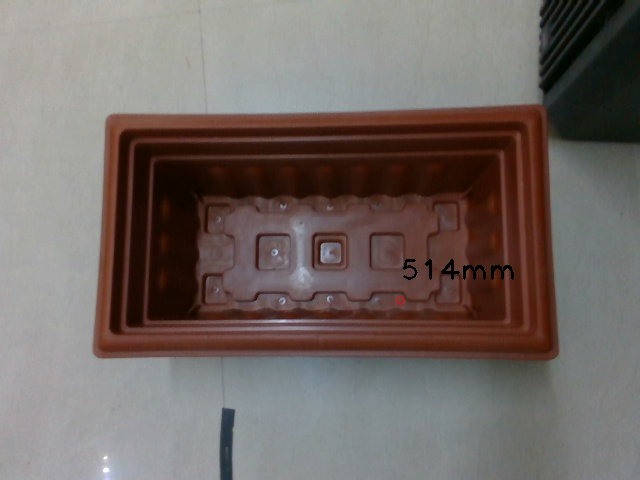
#> input picture Flower_Carpet_Task_Allocator/Test_Images/2021_08_31-03_20_53_PM_abox.jpg, 640 x 480 px, given in place of test.png, which was not available
$ python Flower_carpet_2.py
#> lines starting #> are read from the running program, lines starting #| are printed output that depends on the picture; pictures that were not available may be replaced by others from this repository, and a replacement may not be noted
# -*- coding: utf-8 -*-
"""
Created on Tue Aug 31 18:59:00 2021

@author: Tharun V.P
"""

# import the necessary packages
import argparse
import imutils
import cv2
import numpy as np
import os
import cv2
import matplotlib.pyplot as plt


# Python program to identify
#color in images

# Importing the libraries OpenCV and numpy
import cv2
import numpy as np

# Read the images
img = cv2.imread('test.png')
#> img is the input picture: shape (480, 640, 3); mean B, G, R 101.3, 105.2, 114.8
#img = cv2.resize(img, (700, 600))

blurred = cv2.GaussianBlur(img, (5, 5), 0)
thresh = cv2.threshold(blurred, 60, 255, cv2.THRESH_BINARY)[1]
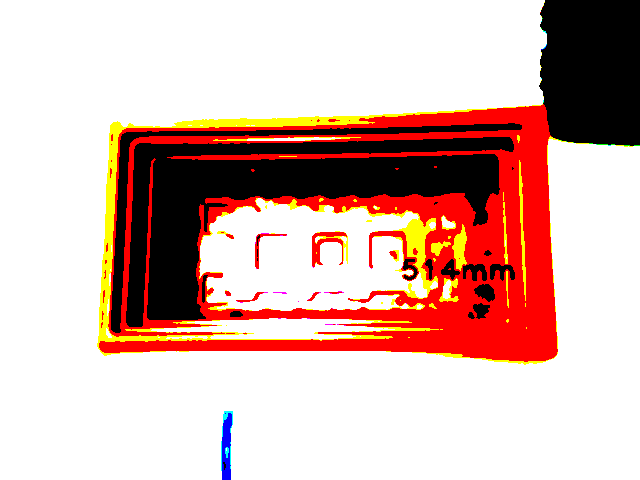
#> thresh: shape (480, 640, 3); mean B, G, R 173.1, 180.6, 215.3

# Resizing the image
image = cv2.resize(img, (700, 600))
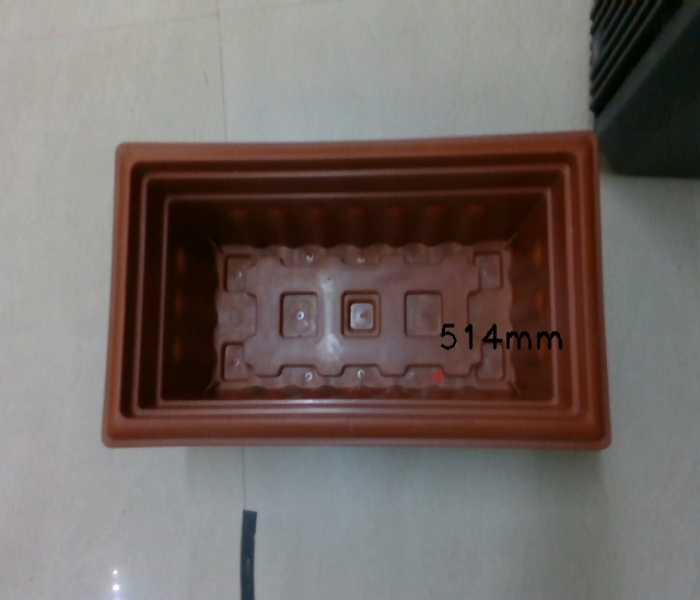
#> image: shape (600, 700, 3); mean B, G, R 101.2, 105.1, 114.7
image = img

image

# Convert Image to Image HSV
hsv = cv2.cvtColor(image, cv2.COLOR_BGR2HSV)
#> hsv: shape (480, 640, 3); mean H, S, V 52.9, 66.5, 117.6

# Defining lower and upper bound HSV values
lower = np.array([55, 100, 50])
upper = np.array([75, 255, 255])

# Defining mask for detecting color
mask = cv2.inRange(hsv, lower, upper)
#> mask: shape (480, 640); every value is 0

# Display Image and Mask
cv2.imshow("Image", image)
cv2.imshow("Mask", mask)
cv2
# Make python sleep for unlimited time
cv2.waitKey(0)


# [8 lines of commented-out code are left out]
for i in range(0, 4):
#> (the run stopped early here; a loop or call above may not have finished)

$ run again, on Flower_Carpet_Task_Allocator/Test_Images/2021_08_31-03_20_58_PM_abox.jpg
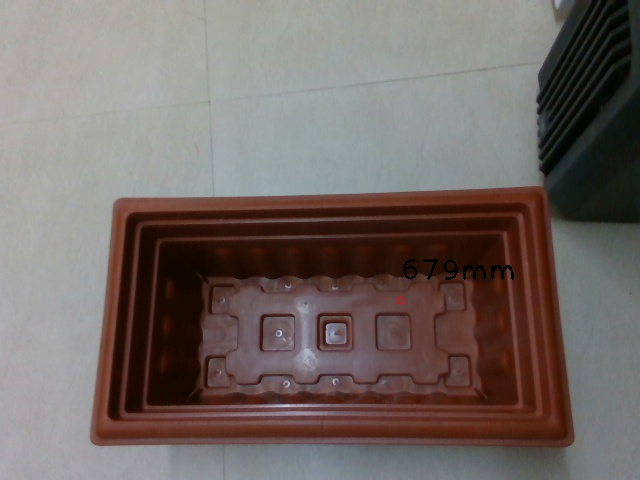
#> input picture Flower_Carpet_Task_Allocator/Test_Images/2021_08_31-03_20_58_PM_abox.jpg, 640 x 480 px, given in place of test.png, which was not available
#> img is the input picture: shape (480, 640, 3); mean B, G, R 101.1, 104.9, 115
#> `thresh = cv2.threshold(blurred, 60, 255, cv2.THRESH_BINARY)[1]`:
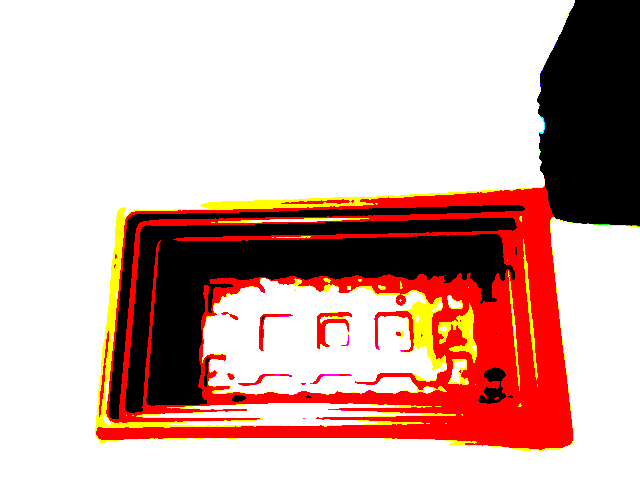
#> thresh: shape (480, 640, 3); mean B, G, R 166.4, 173.8, 210.1
#> `image = cv2.resize(img, (700, 600))`:
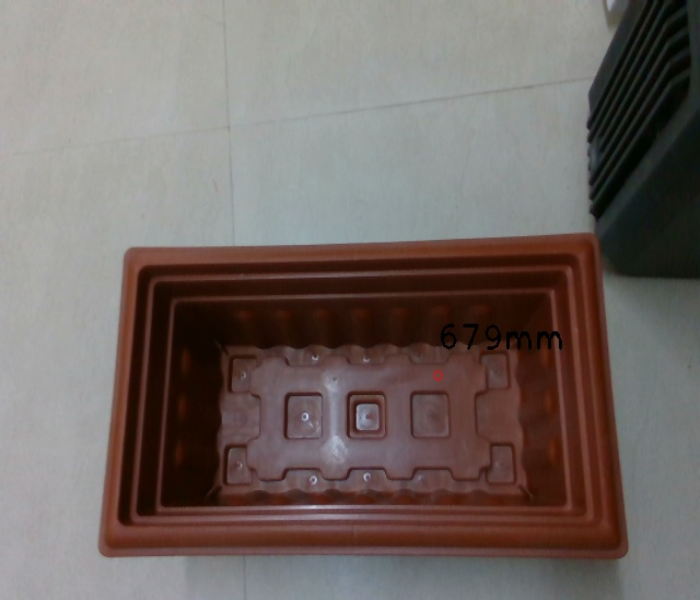
#> image: shape (600, 700, 3); mean B, G, R 101.1, 104.9, 115
#> hsv: shape (480, 640, 3); mean H, S, V 54, 68.9, 117.7
#> mask: shape (480, 640); every value is 0

$ run again, on Flower_Carpet_Task_Allocator/Test_Images/2021_08_31-03_21_01_PM_abox.jpg
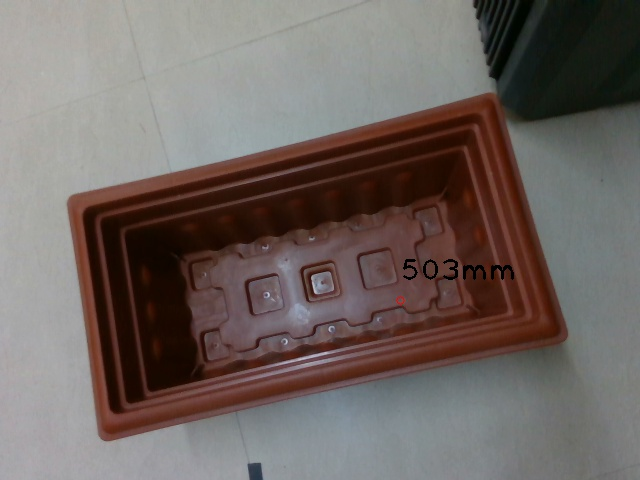
#> input picture Flower_Carpet_Task_Allocator/Test_Images/2021_08_31-03_21_01_PM_abox.jpg, 640 x 480 px, given in place of test.png, which was not available
#> img is the input picture: shape (480, 640, 3); mean B, G, R 98, 101.9, 111.7
#> `thresh = cv2.threshold(blurred, 60, 255, cv2.THRESH_BINARY)[1]`:
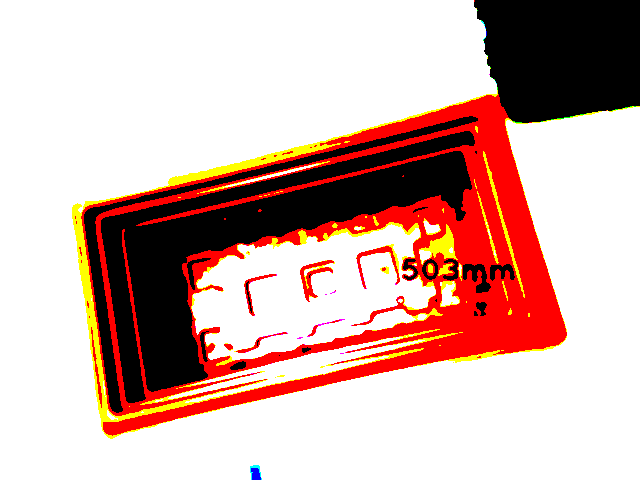
#> thresh: shape (480, 640, 3); mean B, G, R 169, 176.2, 210.6
#> `image = cv2.resize(img, (700, 600))`:
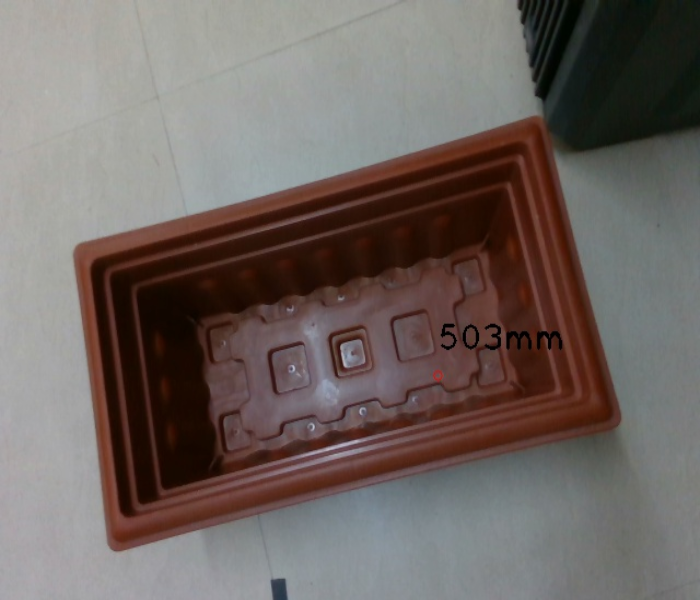
#> image: shape (600, 700, 3); mean B, G, R 97.9, 101.8, 111.6
#> hsv: shape (480, 640, 3); mean H, S, V 52.6, 69.5, 114.5
#> mask: shape (480, 640); every value is 0
